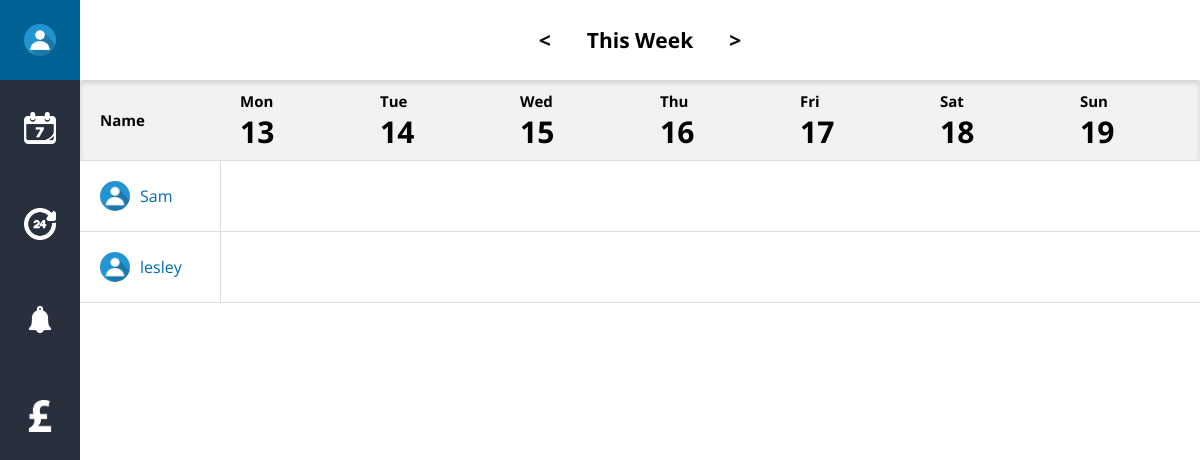
Before: / with the older database file.
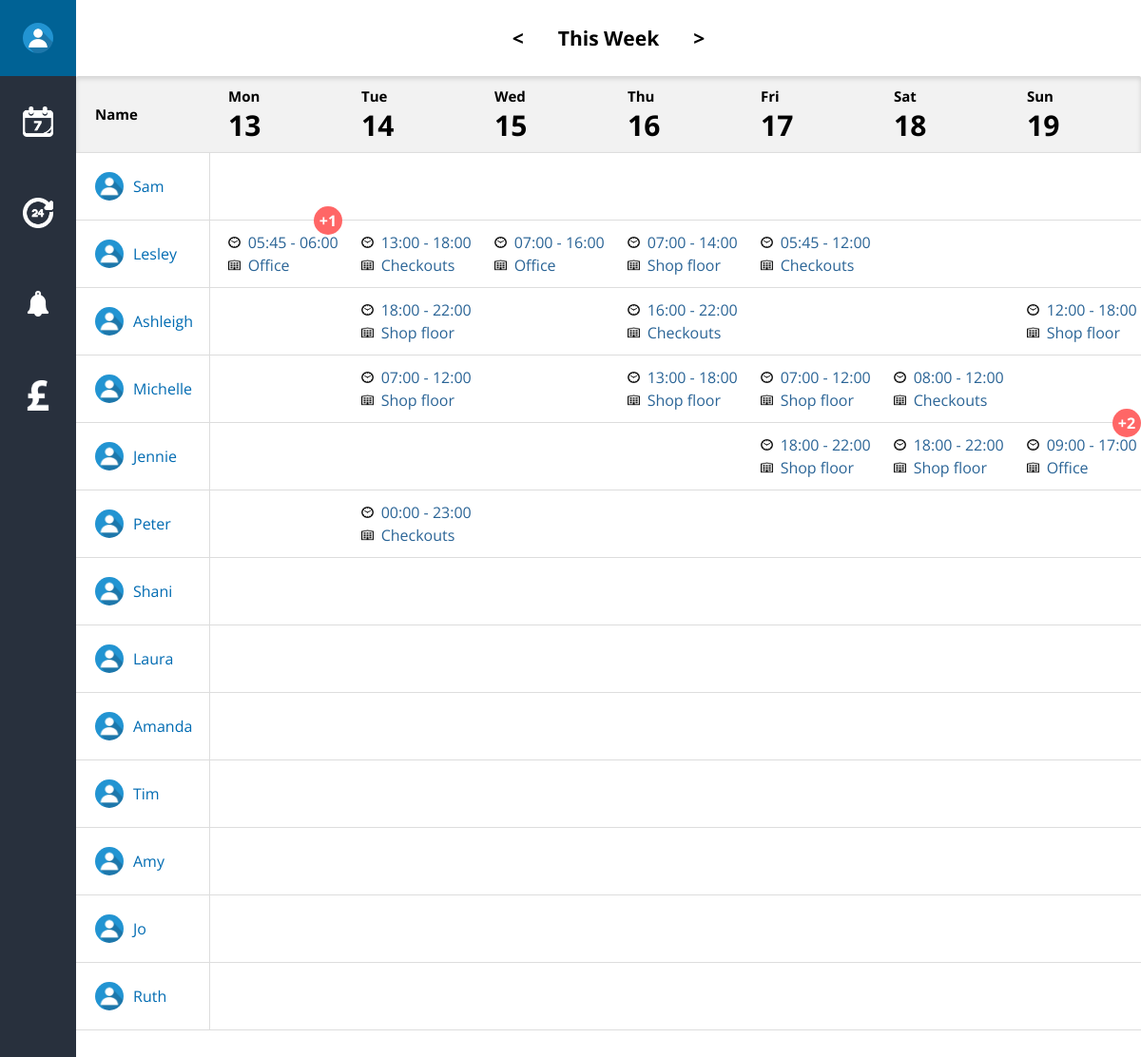
After: the same page with the newer database file.
### tables this page shows
CREATE TABLE IF NOT EXISTS `tblemployee` (
  `EmployeeID` int(11) NOT NULL AUTO_INCREMENT,
  `OrganizationID` int(11) NOT NULL,
  `EmployeeName` varchar(256) NOT NULL,
  `EmployeeType` varchar(256) NOT NULL,
  `EmployeePayrate` decimal(11,2) NOT NULL,
  `EmployeeEmail` varchar(256) NOT NULL,
  `EmployeePassword` varchar(256) NOT NULL,
  PRIMARY KEY (`EmployeeID`),
  UNIQUE KEY `EmployeeID` (`EmployeeID`),
  KEY `OrganizationID` (`OrganizationID`)
);

CREATE TABLE IF NOT EXISTS `tblbook` (
  `EmployeeID` int(11) NOT NULL,
  `DepartmentID` int(11) NOT NULL,
  `BookID` int(11) NOT NULL AUTO_INCREMENT,
  `StartTime` time NOT NULL,
  `EndTime` time NOT NULL,
  `BookDate` date NOT NULL,
  PRIMARY KEY (`BookID`),
  UNIQUE KEY `EmployeeID` (`EmployeeID`,`DepartmentID`,`BookID`),
  KEY `DepartmentID` (`DepartmentID`)
);

CREATE TABLE IF NOT EXISTS `tbldepartment` (
  `DepartmentID` int(11) NOT NULL AUTO_INCREMENT,
  `DepartmentName` varchar(256) NOT NULL,
  `DepartmentMinEmployees` int(11) NOT NULL,
  PRIMARY KEY (`DepartmentID`),
  UNIQUE KEY `DepartmentID` (`DepartmentID`)
);

### includes/dbh.inc.php (called while the page is built, shortened)
<?php
class Dbh{
    private $dbh;
    private $dbServername = "localhost";
    private $dbUsername = "root";
    private $dbPassword = "";
    private $dbName = "zerocontractor";
    public function __construct(){
        $this->dbh = new PDO("mysql:dbname=" . $this->dbName . ";host=" . $this->dbServername . ";",
        $this->dbUsername, $this->dbPassword);
    }
    public function executeSelect($query) {
        $this->dbh->setAttribute(PDO::ATTR_ERRMODE, PDO::ERRMODE_EXCEPTION);
        $stmt = $this->dbh->prepare($query);
        $result = $stmt->execute();
        $entry = $stmt->fetchAll(PDO::FETCH_ASSOC);
        return $entry;
    }
}

### includes/classes.php (called while the page is built, shortened)
<?php
require_once "dbh.inc.php";
class Employee{
    private $employeeID;
    private $employeeName;
    public function setByParams($id, $name, $type, $payrate, $email, $password, $orgID){
        $this->employeeID = $id;
        $this->employeeName = $name;
    }
    public function getName(){
        return $this->employeeName;
    }
    public function getID(){
        return $this->employeeID;
    }
}
class HourTile{
    private $departmentID;
    private $startTime;
    private $endTime;
    public function setByParams($id, $empId, $depID, $start, $end, $date){
        $this->departmentID = $depID;
        $this->startTime = $start;
        $this->endTime = $end;
    }
    public function getStart(){
        return substr($this->startTime, 0, 5);
    }
    public function getEnd(){
        return substr($this->endTime, 0, 5);
    }
    public function getDepartment(){
        $dep = $this->departmentID;
        $query = "SELECT DepartmentName FROM tbldepartment WHERE DepartmentID='$dep'";
        $dbh = new Dbh();
        $name = $dbh->executeSelect($query);
        return $name[0]['DepartmentName'];
    }
}

### index.php (the view, shortened to what this page needs)
<?php
    require_once "includes/header.inc.php";
    require_once "includes/dbh.inc.php";
    require_once "includes/classes.php";
    $dbh = new Dbh();
?>
        <header>
            <div class="header-contents">
                <span><</span><span>This Week</span><span>></span>
            </div>
        </header>
        <div id="side-navigation">
            <ul class="icon-list">
                <?php
                    $icons = array("profile.jpg", "weekly.png", "daily.png", "bell.png", "pound.png");
                    foreach ($icons as $icon):
                ?>
                <li class="icon button">
                    <img src="media/img/<?php echo $icon; ?>" />
                </li>
                <?php endforeach; ?>
            </ul>
        </div>
        <div id="overview-manager">
            <div class="table-overview">
                <div class="table-row row-header">
                    <div class="table-cell table-header">
                        <div class="cell-content"><div class="text-contents"><span>Name</span></div></div>
                    </div>
                    <?php
                        $days = array("Mon", "Tue", "Wed", "Thu", "Fri", "Sat", "Sun");
                        for ($i = 0; $i < count($days); $i++):
                    ?>
                    <div class="table-cell table-header">
                        <div class="cell-content">
                            <div class="text-contents">
                                <span><?php echo $days[$i]; ?></span>
                                <span class="day"><?php echo date('d', strtotime('monday this week')) + $i; ?></span>
                            </div>
                        </div>
                    </div>
                    <?php endfor; ?>
                </div>
                <?php
                    $query = "SELECT * FROM tblemployee";
                    $empResult = $dbh->executeSelect($query);
                    if ($empResult):
                        foreach ($empResult as $emp):
                            $employee = new Employee();
                            $employee->setByRow($emp);
                ?>
                <div class="table-row">
                    <div class="table-cell">
                        <div class="cell-content first">
                            <div class="text-contents">
                                <img src="media/img/profile.jpg" class="user-pic" />
                                <span><?php echo $employee->getName(); ?></span>
                            </div>
                        </div>
                    </div>
                    <?php
                            for ($i = 1; $i < count($days) + 1; $i++):
                                $select = $employee->getID();
                                $date = date('Y-m-d', strtotime('monday this week') + ($i * 86300));
                                $query = "SELECT * FROM tblbook WHERE BookDate='$date' AND EmployeeID='$select'";
                                $bookResult = $dbh->executeSelect($query);
                                if ($bookResult):
                                    $bookedHours = new HourTile();
                                    $bookedHours->setByRow($bookResult[0]);
                    ?>
                    <div class="table-cell button">
                        <div class="cell-content <?php if (count($bookResult) > 1) { echo "more-lrg";} else { echo "more-sml"; }?>">
                            <div class="text-contents responsive">
                                <span>
                                    <img src="media/img/clock.png" alt="Clock time icon" class="img-small" />
                                    <?php echo $bookedHours->getStart(); ?> - <?php echo $bookedHours->getEnd(); ?>
                                </span>
                                <span>
                                    <img src="media/img/department.png" clock="Department icon" class="img-small" />
                                    <?php echo $bookedHours->getDepartment(); ?>
                                </span>
                            </div>
                        </div>
                        <?php if (count($bookResult) <= 1): ?>
                        <div class="more-info-tile sml">
                            <div class="text-contents index">
                                <span><?php echo "(" . $bookedHours->getDate() . ")"?></span>
                            </div>
                            <?php include "includes/tile-dropdown.inc.php"; ?>
                            <span class="more-info-button add">
                                <img src="media/img/plus.png" alt="Delete icon" />
                            </span>
                            <span class="more-info-button return">
                                <img src="media/img/arrow.png" alt="Delete icon" />
                            </span>
                        </div>
                        <?php elseif (count($bookResult) > 1): ?>
                        <div class="notification-bubble">+<?php echo count($bookResult) - 1;?></div>
                        <?php endif; ?>
                    </div>
                    <?php else:  ?>
                    <div class="table-cell button empty"></div>
                    <?php
                                endif;
                            endfor;
                    ?>
                </div>
                <?php
                        endforeach;
                    else:
                        echo "there is nothing to display here!";
                    endif;
                ?>
            </div>
            <div class="overview-footer">
            </div>
        </div>
<?php
    require_once "includes/footer.inc.php";
?>

### includes/header.inc.php (shortened to what this page needs)
<!DOCTYPE html>
<html xmlns="http://www.w3.org/1999/xhtml" lang="en">
	<head>
		<link rel="stylesheet" type="text/css" href="css/main.css?version=11">
	</head>
	<body>

### includes/footer.inc.php (shortened to what this page needs)
    </body>
</html>

### css/main.css (style rules this page uses)
html, body, div, span, object, iframe, h1, h2, h3, h4, h5, h6, p, blockquote, pre, abbr, address, cite, code, del, dfn, em, img, ins, kbd, q, samp, small, strong, sub, sup, var, b, i, dl, dt, dd, ol, ul, li, fieldset, form, label, legend, table, caption, tbody, tfoot, thead, tr, th, td, article, aside, canvas, details, figcaption, figure, footer, header, hgroup, menu, nav, section, summary, time, mark, audio, video { margin:0; padding:0; border:0; outline:0; font-size:100%; vertical-align:baseline; background:transparent; }
body { line-height:1; }
article,aside,details,figcaption,figure, footer,header,hgroup,menu,nav,section { display:block; }
* { box-sizing: content-box; }
html, body { width: 100%; height: 100%; color: black; font-family: 'Open Sans', sans-serif; }
header { width: 100%; height: 80px; display: inline-block; }
.header-contents { margin-left: 80px; display: flex; align-items: center; justify-content: center; height: 100%; }
.header-contents span { font-weight: bold; font-size: 21px; padding: 10px 18px; }
#side-navigation { height: 100%; width: 80px; float: left; background-color: #28303d; overflow: hidden; position: fixed; top: 0; z-index: 10; }
ul.icon-list { color: white; list-style-type: none; position: relative; height: 100%; }
.icon-list .icon { width: 80px; height: 80px; padding: 8px 0; position: relative; transition: .3s; }
.icon-list .icon:first-child { background-color: #006295; padding: 0; }
.icon-list .icon img { width: 40%; height: 40%; margin: 30%; }
.icon-list .icon:first-child img { border-radius: 20px; }
.notification-bubble { position: absolute; width: 20px; height: 20px; background-color: #ff6666; color: white; top: 5px; right: 7px; text-align: center; vertical-align: middle; line-height: 20px; border-radius: 30px; }
#overview-manager { margin-left: 80px; }
.table-overview { width: 100%; font-size: 0; color: #2a6496; }
.table-row { width: 100%; border-bottom: 1px solid #ddd; cursor: pointer; transition: .3s; }
.table-cell { width: 12.5%; height: 70px; display: inline-block; font-size: 16px; vertical-align: top; text-align: left; position: relative; }
.table-cell .notification-bubble { right: 0; top: -15px; width: 30px; height: 30px; line-height: 30px; font-weight: bold; }
.table-header { font-weight: bold; font-size: 15px; color: black; cursor: default; height: 80px; }
.row-header { background-color: #f2f2f2; border-radius: 2px 2px 0 0; box-shadow: inset 0 3px 5px rgba(0,0,0,.125); }
.cell-content { width: 100%; height: 100%; display: flex; align-items: center; overflow: hidden; }
.text-contents { margin-left: 20px; }
.text-contents span { display: block; padding: 4px 0; }
.cell-content.first { border-right: 1px solid #ddd; font-size: 16px; color: #006bb2; overflow-wrap: break-word; }
.cell-content.first .text-contents { display: flex; align-items: center; }
.cell-content.first span { padding-left: 10px; }
.img-small { width: 12.5px; height: 12.5px; padding-right: 4px; }
.user-pic { width: 30px; height: 30px; border-radius: 20px; }
.day { font-size: 30px; }
.overview-footer { width: 100%; height: 160px; }

Changed rows visible on the page:
changed tblemployee: EmployeeName "lesley" → "Lesley"
added tblbook: StartTime "05:45", EndTime "06:00", DepartmentID.DepartmentName "Office", count($bookResult) - 1 "1", shown under tblemployee "Lesley"
added tblbook: StartTime "13:00", EndTime "18:00", DepartmentID.DepartmentName "Checkouts", shown under tblemployee "Lesley"
added tblbook: StartTime "07:00", EndTime "16:00", DepartmentID.DepartmentName "Office", shown under tblemployee "Lesley"
added tblbook: StartTime "07:00", EndTime "14:00", DepartmentID.DepartmentName "Shop floor", shown under tblemployee "Lesley"
added tblbook: StartTime "05:45", EndTime "12:00", DepartmentID.DepartmentName "Checkouts", shown under tblemployee "Lesley"
added tblemployee: EmployeeName "Ashleigh"
added tblbook: StartTime "18:00", EndTime "22:00", DepartmentID.DepartmentName "Shop floor", shown under "Ashleigh"
added tblbook: StartTime "16:00", EndTime "22:00", DepartmentID.DepartmentName "Checkouts", shown under "Ashleigh"
added tblbook: StartTime "12:00", EndTime "18:00", DepartmentID.DepartmentName "Shop floor", shown under "Ashleigh"
added tblemployee: EmployeeName "Michelle"
added tblbook: StartTime "07:00", EndTime "12:00", DepartmentID.DepartmentName "Shop floor", shown under "Michelle"
added tblbook: StartTime "13:00", EndTime "18:00", DepartmentID.DepartmentName "Shop floor", shown under "Michelle"
added tblbook: StartTime "07:00", EndTime "12:00", DepartmentID.DepartmentName "Shop floor", shown under "Michelle"
added tblbook: StartTime "08:00", EndTime "12:00", DepartmentID.DepartmentName "Checkouts", shown under "Michelle"
added tblemployee: EmployeeName "Jennie"
added tblbook: StartTime "18:00", EndTime "22:00", DepartmentID.DepartmentName "Shop floor", shown under "Jennie"
added tblbook: StartTime "18:00", EndTime "22:00", DepartmentID.DepartmentName "Shop floor", shown under "Jennie"
added tblbook: StartTime "09:00", EndTime "17:00", DepartmentID.DepartmentName "Office", count($bookResult) - 1 "2", shown under "Jennie"
added tblemployee: EmployeeName "Peter"
added tblbook: StartTime "00:00", EndTime "23:00", DepartmentID.DepartmentName "Checkouts", shown under "Peter"
added tblemployee: EmployeeName "Shani"
added tblemployee: EmployeeName "Laura"
added tblemployee: EmployeeName "Amanda"
added tblemployee: EmployeeName "Tim"
added tblemployee: EmployeeName "Amy"
added tblemployee: EmployeeName "Jo"
added tblemployee: EmployeeName "Ruth"
